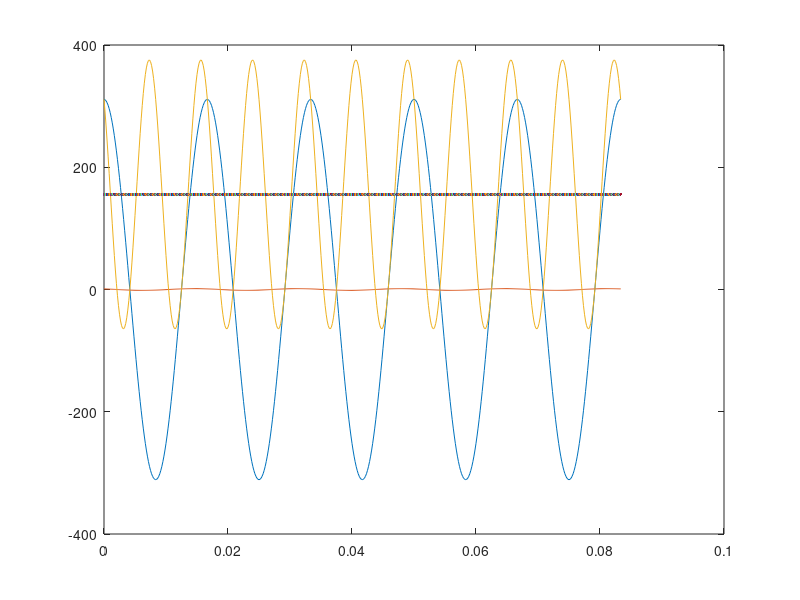

The MATLAB source for this figure:
clear
clc
v=220;
i=1;
f=60;
w=2*pi*f;
T=1/f;
teta=pi/4;
t=0:0.01*T:5*T;
n=1;
l=size(t);
while(n!=l(2)+1)
vt(n)=v*sqrt(2)*cos(t(n).*w);
it(n)=i*sqrt(2)*cos(t(n).*w+teta);
pt(n)=vt(n)*it(n);
n=n+1;
end
p=v*i*cos(teta);
figure
plot(t, vt, t, it, t, pt, t, p)


